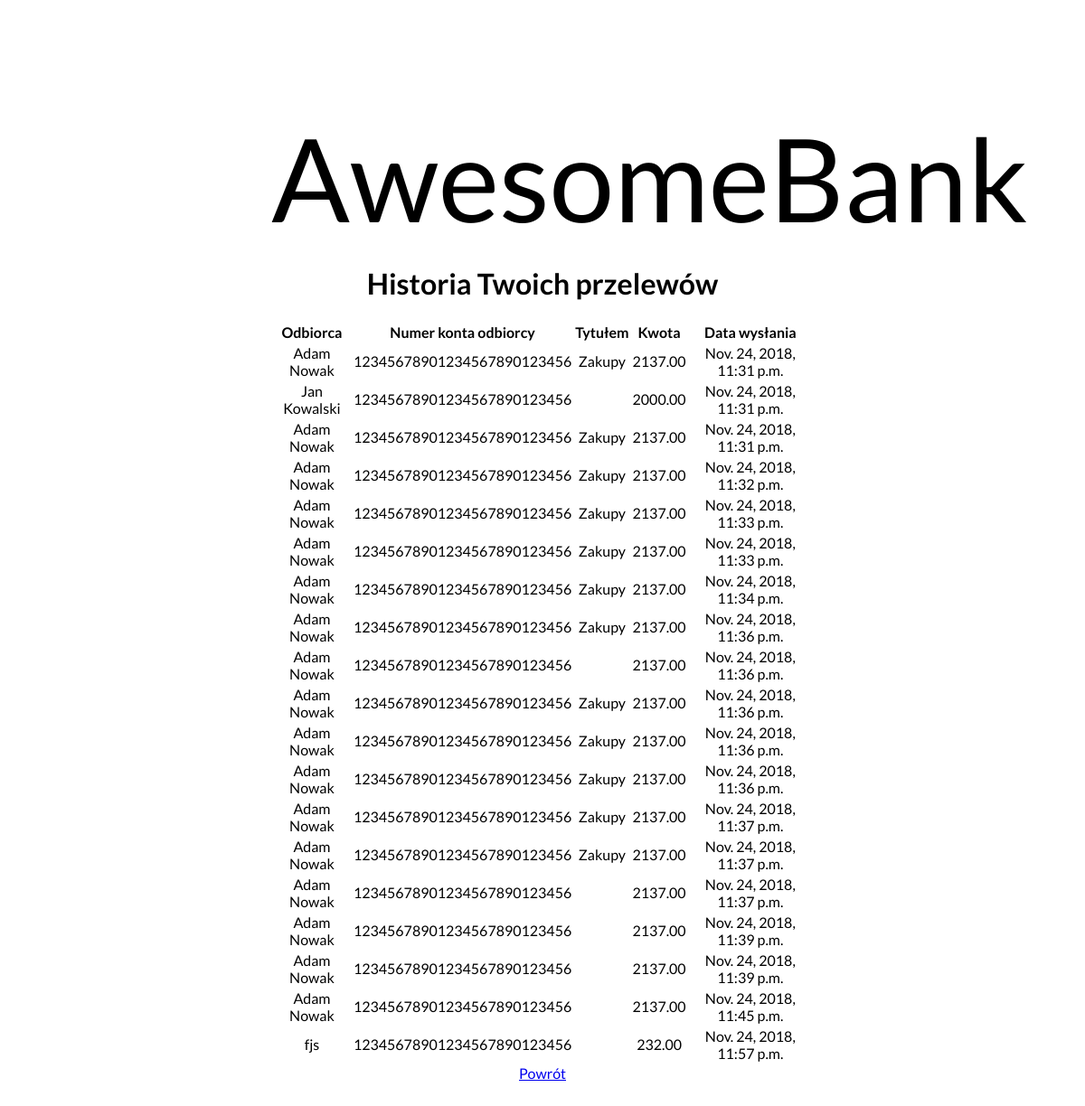
Before: /transfers_history (signed in) with the older database file.
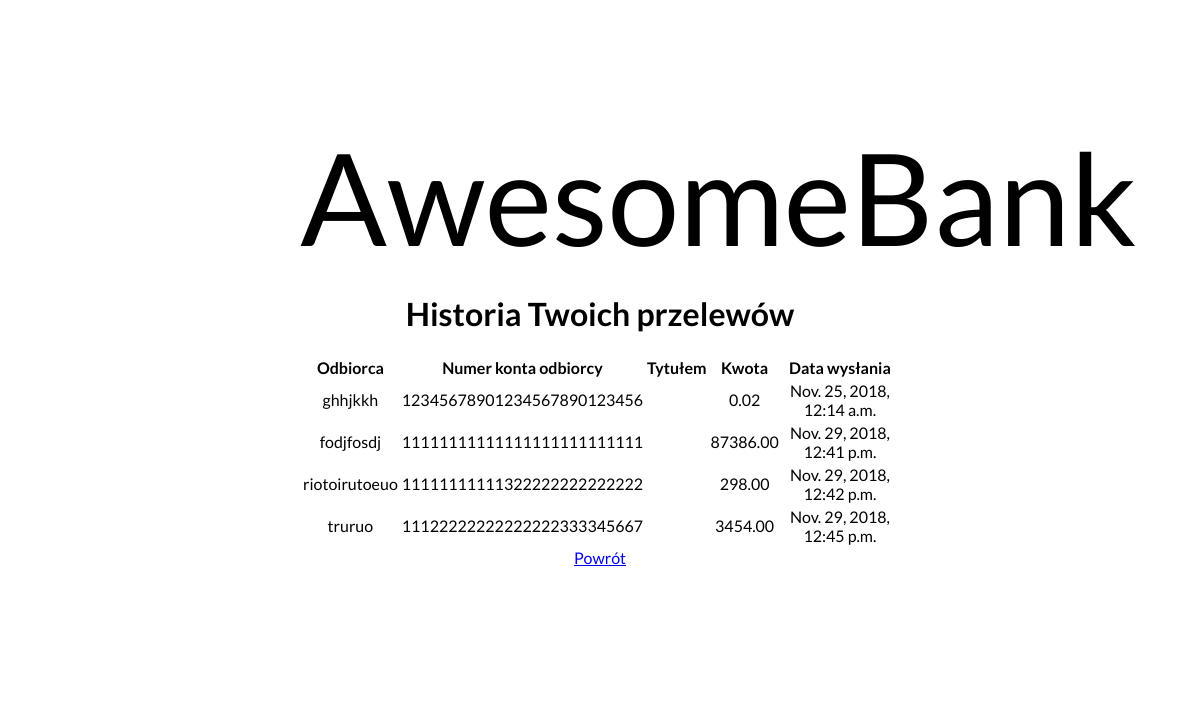
After: the same page with the newer database file.
### AwesomeBank/models.py (models this page shows)
class Transfer(models.Model):
    sender = models.ForeignKey(User, null=False, editable=False, on_delete=models.PROTECT)
    recipient_name = models.CharField(null=False, blank=False, max_length=80)
    recipient_account = models.CharField(null=False, max_length=26)
    title = models.CharField(null=False, blank=False, max_length=120)
    amount = models.DecimalField(null=False, decimal_places=2, max_digits=10)
    date = models.DateTimeField(default=timezone.now)

### AwesomeBank/views.py (the view)
# urls.py: path('transfers_history', transfers_history, name='transfers_history'),
def transfers_history(request):
    transfers = []
    for item in Transfer.objects.all():
        if item.sender_id == request.user.id:
            transfers.append(item)
    context = {
        'transfers': transfers
    }
    return render(request, 'transfers_history.html', context)

### templates/transfers_history.html (shortened to what this page needs)
{% extends 'registration/../temp.html' %}
{% block main_content %}
    {% if user.is_authenticated %}
    <h1>Historia Twoich przelewów</h1>
        <form method="post">
            <table>
                <tr>
                    <th>Odbiorca</th>
                    <th>Numer konta odbiorcy</th>
                    <th>Tytułem</th>
                    <th>Kwota</th>
                    <th>Data wysłania</th>
                 </tr>
            {% for t in transfers %}
                <tr>
                    <td>{{ t.recipient_name }}</td>
                    <td>{{ t.recipient_account }}</td>
                    <td>{{ t.title }}</td>
                    <td>{{ t.amount }}</td>
                    <td>{{ t.date }}</td>
                </tr>
            {% endfor %}
            </table>
        </form>
        <a href="{% url 'transfer_sending' %}">Powrót</a>
    {% else %}
        <p>Nie jesteś zalogowany!</p>
        <a href="{% url 'login' %}">Zaloguj się</a>
        <a href="{% url 'signup' %}">Zarejestruj się</a>
    {% endif %}
{% endblock %}

### templates/temp.html (shortened to what this page needs)
{% load static %}
<!DOCTYPE html>
<html lang="en">
<head>
    <link rel="stylesheet" type="text/css" href="{% static 'style.css' %}">
</head>
<body>
<div class="main">
<div class="bank-name">
    AwesomeBank
</div>
    {% block main_content %}
    {% endblock %}
</div>
</body>
</html>

### static/style.css (style rules this page uses)
* { font-family: 'Lato', sans-serif; }
body { margin: 0; padding: 0; background-color: white; background-image: url("bckgrnd.jpg"); background-size: cover; overflow: scroll; }
.bank-name { font-size: 8em; text-decoration-style: solid; text-align: center; }
.main { text-align: center; margin: auto; background-color: rgba(255, 255, 255, 0.8); width: 50%; height: 50%; padding: 10%; }

Changed rows visible on the page:
removed Transfer: recipient_name "Adam Nowak", recipient_account "12345678901234567890123456", title "Zakupy", amount "2137.00", date "Nov. 24, 2018, 11:31 p.m."
removed Transfer: recipient_name "Jan Kowalski", recipient_account "12345678901234567890123456", amount "2000.00", date "Nov. 24, 2018, 11:31 p.m."
removed Transfer: recipient_name "Adam Nowak", recipient_account "12345678901234567890123456", title "Zakupy", amount "2137.00", date "Nov. 24, 2018, 11:31 p.m."
removed Transfer: recipient_name "Adam Nowak", recipient_account "12345678901234567890123456", title "Zakupy", amount "2137.00", date "Nov. 24, 2018, 11:32 p.m."
removed Transfer: recipient_name "Adam Nowak", recipient_account "12345678901234567890123456", title "Zakupy", amount "2137.00", date "Nov. 24, 2018, 11:33 p.m."
removed Transfer: recipient_name "Adam Nowak", recipient_account "12345678901234567890123456", title "Zakupy", amount "2137.00", date "Nov. 24, 2018, 11:33 p.m."
removed Transfer: recipient_name "Adam Nowak", recipient_account "12345678901234567890123456", title "Zakupy", amount "2137.00", date "Nov. 24, 2018, 11:34 p.m."
removed Transfer: recipient_name "Adam Nowak", recipient_account "12345678901234567890123456", title "Zakupy", amount "2137.00", date "Nov. 24, 2018, 11:36 p.m."
removed Transfer: recipient_name "Adam Nowak", recipient_account "12345678901234567890123456", amount "2137.00", date "Nov. 24, 2018, 11:36 p.m."
removed Transfer: recipient_name "Adam Nowak", recipient_account "12345678901234567890123456", title "Zakupy", amount "2137.00", date "Nov. 24, 2018, 11:36 p.m."
removed Transfer: recipient_name "Adam Nowak", recipient_account "12345678901234567890123456", title "Zakupy", amount "2137.00", date "Nov. 24, 2018, 11:36 p.m."
removed Transfer: recipient_name "Adam Nowak", recipient_account "12345678901234567890123456", title "Zakupy", amount "2137.00", date "Nov. 24, 2018, 11:36 p.m."
removed Transfer: recipient_name "Adam Nowak", recipient_account "12345678901234567890123456", title "Zakupy", amount "2137.00", date "Nov. 24, 2018, 11:37 p.m."
removed Transfer: recipient_name "Adam Nowak", recipient_account "12345678901234567890123456", title "Zakupy", amount "2137.00", date "Nov. 24, 2018, 11:37 p.m."
removed Transfer: recipient_name "Adam Nowak", recipient_account "12345678901234567890123456", amount "2137.00", date "Nov. 24, 2018, 11:37 p.m."
removed Transfer: recipient_name "Adam Nowak", recipient_account "12345678901234567890123456", amount "2137.00", date "Nov. 24, 2018, 11:39 p.m."
removed Transfer: recipient_name "Adam Nowak", recipient_account "12345678901234567890123456", amount "2137.00", date "Nov. 24, 2018, 11:39 p.m."
removed Transfer: recipient_name "Adam Nowak", recipient_account "12345678901234567890123456", amount "2137.00", date "Nov. 24, 2018, 11:45 p.m."
removed Transfer: recipient_name "fjs", recipient_account "12345678901234567890123456", amount "232.00", date "Nov. 24, 2018, 11:57 p.m."
added Transfer: recipient_name "ghhjkkh", recipient_account "12345678901234567890123456", amount "0.02", date "Nov. 25, 2018, 12:14 a.m."
added Transfer: recipient_name "fodjfosdj", recipient_account "11111111111111111111111111", amount "87386.00", date "Nov. 29, 2018, 12:41 p.m."
added Transfer: recipient_name "riotoirutoeuo", recipient_account "11111111111322222222222222", amount "298.00", date "Nov. 29, 2018, 12:42 p.m."
added Transfer: recipient_name "truruo", recipient_account "11122222222222222333345667", amount "3454.00", date "Nov. 29, 2018, 12:45 p.m."
